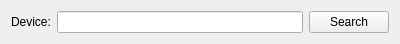
<?xml version="1.0" encoding="UTF-8"?>
<ui version="4.0">
 <class>DeviceWidget</class>
 <widget class="QWidget" name="DeviceWidget">
  <property name="geometry">
   <rect>
    <x>0</x>
    <y>0</y>
    <width>400</width>
    <height>34</height>
   </rect>
  </property>
  <property name="windowTitle">
   <string notr="true"/>
  </property>
  <layout class="QFormLayout" name="formLayout">
   <item row="0" column="0">
    <widget class="QLabel" name="label">
     <property name="text">
      <string>Device:</string>
     </property>
    </widget>
   </item>
   <item row="0" column="1">
    <layout class="QHBoxLayout" name="horizontalLayout">
     <item>
      <widget class="KLineEdit" name="deviceLine"/>
     </item>
     <item>
      <widget class="KPushButton" name="searchButton">
       <property name="text">
        <string>Search</string>
       </property>
      </widget>
     </item>
    </layout>
   </item>
  </layout>
 </widget>
 <customwidgets>
  <customwidget>
   <class>KPushButton</class>
   <extends>QPushButton</extends>
   <header>kpushbutton.h</header>
  </customwidget>
  <customwidget>
   <class>KLineEdit</class>
   <extends>QLineEdit</extends>
   <header>klineedit.h</header>
  </customwidget>
 </customwidgets>
 <resources/>
 <connections/>
</ui>
